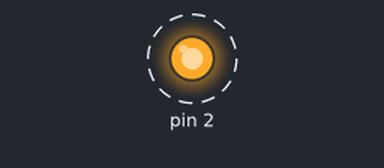
Recording of a sketch running on a simulated Arduino Uno, built with avr-gcc and run on an emulated ATmega328P. Shown: output pins drawn as LEDs (lit = HIGH). Dashed ring = blinking.

Above: at 0.1 s.
Timing chart, 0 to 3.0 s (numbered marks = the images above):
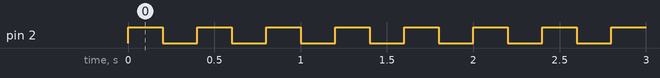

Measured:
- by itself, pin 2: alternates HIGH for 0.20 s and LOW for 0.20 s

The sketch:

LED_UDF.ino
```cpp
// At here, we are using void function to turn on a LED.

void setup() {
  pinMode(2, OUTPUT);
}

void loop() {
  led(2);
  /* Why "led(2)" here?
   * This is because the value of x is equal to 2 in the void led() function.
   * 2 = x, so digitalWrite(x, HIGH) = digitalWrite(2, HIGH);
   */
}

void led(int x)
{
  digitalWrite(x, HIGH);
  delay(200);
  digitalWrite(x, LOW);
  delay(200);
}

// YOU CAN TRY THIS
/*
int x = 2;

void setup() {
  pinMode(x, OUTPUT);
}

void loop() {
  led();
}

void led(){
  digitalWrite(x, HIGH);
  delay(200);
  digitalWrite(x, LOW);
  delay(200);
}
*/
//This is because the variable x is set to global variable and we dont have to declare it in the void led() function again.
```
